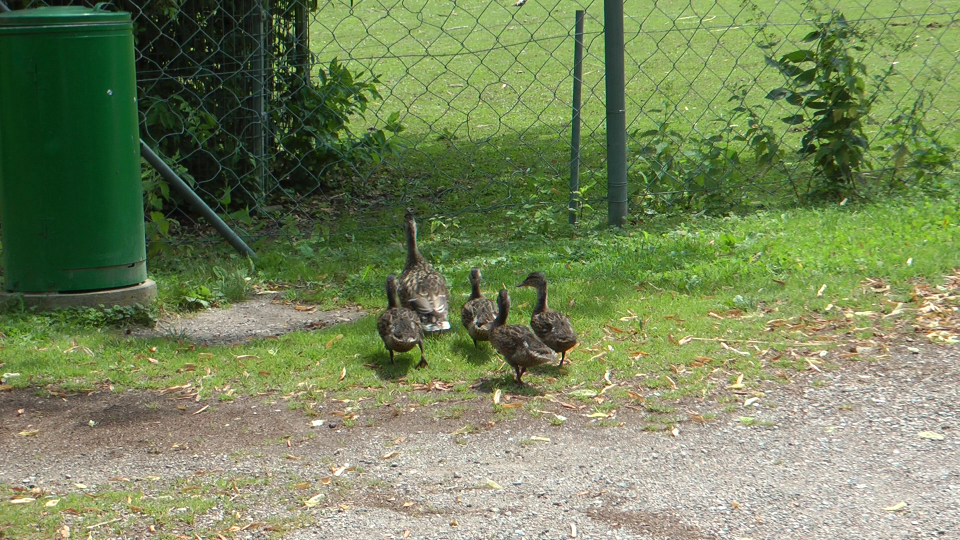
#> input picture ducks01_0001.png, 960 x 540 px
$ jupyter execute --allow-errors Apellido1_Apellido2_Segmentacion.ipynb   (older library calls are emulated)
#> lines starting #> are read from the running program, lines starting #| are printed output that depends on the picture; after the words box and inside, x2 and y2 are one past the last pixel; in counts of white or black regions, pixels touching at a corner belong together; long printed decimals are rounded
### Máster en Inteligencia Artificial.
**Asignatura:** _Percepción Computacional._

**Equipo 14:** Sergio Merino,  Laia Garriga, Luisa Sánchez y Miguel Á. de Frutos

**Fecha:** _29 Enero 2020_

---

# ACTIVIDAD 2: Segmentación.

**Objetivo:** Aplicar tecnicas de segmentación para aislar/detectar los patos de la imagen.
___

## 1. Importamos librerías necesarias

[cell 1]
import numpy as np
import matplotlib.pyplot as plt
from scipy import ndimage as ndi
from skimage import data, io, img_as_float, exposure
from skimage.util import img_as_ubyte
from skimage.color import rgb2hsv, rgb2gray, label2rgb, rgb2lab, deltaE_cmc
from skimage.morphology import watershed, disk
from skimage.segmentation import slic, circle_level_set, morphological_chan_vese
from skimage.filters import gaussian, rank

## 2. Importación y análisis de la imagen.

La imagen a procesar se encuentra disponible en el **Dataset FBMS-59**, un conjunto de secuencias fijas o fotogramas extraídas de diferentes videos que se desarrolló para la ***"Segmentación de objetos en movimiento"*** por las universidades de **Berkely** y posteriormnete mejoró la de **Friburgo** y que está disponible para su uso en proyectos académicos y de investigación en: https://lmb.informatik.uni-freiburg.de/resources/datasets/moseg.en.html

El DataSet no solo incorpora las imágenes (fotogramas de video), sino que también contiene por cada una de ellas un archivo de **"referencia absoluta" o "ground-truth"** que se supone la **mejor segmentación posible** que se puede obtener de la imagen original, con el objetivo de poder analizar el rendimiento de los nuevos algorimos desarrollados.

Para este caso, hemos extraido la imagen **ducks01_0001.png** y su análogo "ground-truth" **ducks01_0001_gt.pgm**

[cell 2]
image=io.imread("ducks01_0001.png") # Importamos Imagen
#> image is the input picture: shape (540, 960, 3); mean R, G, B 118.1, 132.9, 91.4
plt.axis('off')                     # Quitamos los ejes
plt.imshow(image)                   # Y Visualizamos
print("Dimensiones de la imagen: %s" % str(image.shape))
#| Dimensiones de la imagen: (540, 960, 3)
print("Tipo de los elementos de la imagen: %s" % str(image.dtype))
#| Tipo de los elementos de la imagen: uint8

Hacemos una **análisis del histograma** de la imagen para observar la **distribución de color** e identificar estrategias de filtrado que faciliten la segmentación.

[cell 3]
plt.hist(image[:, :, 0].ravel(), bins = 256, color = 'red', alpha = 0.5)
plt.hist(image[:, :, 1].ravel(), bins = 256, color = 'Green', alpha = 0.5)
plt.hist(image[:, :, 2].ravel(), bins = 256, color = 'Blue', alpha = 0.5)
plt.xlabel('Intensidad')
plt.ylabel('Amplitud')
plt.legend(['Canal_Rojo', 'Canal_verde', 'Canal_Azul'])
plt.show()

Una de las mejores estrategias para reconocer un objeto es el **cambio de color respecto al entorno**.
Se observa que al estar los patos sobre un fondo de hierba de color verde más o menos homogéneo, podemos utilizar esta clara diferenzación de color.

Vamos a analizar como se observan los patos al **filtrar** por diferentes canales **RGB**, para intentar identificar alguna

[cell 4]
#Solo canal Rojo
red=np.copy(image)
red[:,:,1:3]=0
plt.figure()
plt.axis('off')
plt.imshow(red)

#Solo canal Verde
green=np.copy(image)
green[:,:,0]=0
plt.figure()
plt.axis('off')
plt.imshow(green)

#Solo canal Azul
blue=np.copy(image)
blue[:,:,0:2]=0
plt.figure()
plt.axis('off')
plt.imshow(blue)

Los patos parecen activarse más en el filtro azul-rojo, pero no aparece una diferencia clara del fondo.

Vamos a probar a convertirlo al espacio **HSV** en el que cada pixel se codifica también con tres valores:
- **Canal H**: Indica el **Tono** del color.
- **Canal S**: Indica **Saturación** del color en el pixel.
- **Canal V**: Indica la **Luminosidad** del pixel.

[cell 5]
image_hsv=rgb2hsv(image) # Convertir a modelo HSV
#> image_hsv: shape (540, 960, 3) float64; mean of channels 0, 1, 2 0.217, 0.387, 0.534

#Analizamos cada canal H-S-V por separado.
plt.figure()
plt.axis('off')
plt.imshow(image_hsv[:,:,0])

plt.figure()
plt.axis('off')
plt.imshow(image_hsv[:,:,1])

plt.figure()
plt.axis('off')
plt.imshow(image_hsv[:,:,2])

Parece que el filtrar por el **canal H**, que contine la información del color, es el que permite obtener una mayor diferencia de los patos y el fondo. Aprovecharemos esta ventaja, para mejorar la segmentación.

## 2. Definimos función de "Evaluación"

El enunciado proporciona una **función de evaluación** que permite introducir la imagen procesada y obtener un **factor de calidad** comparada con el mejor resultado posible, proprocionado por el "Ground-Truth" o "Imagen de referencia absoluta" descargado del DataSet.

Ambas imágenes deben ser pasadas a la función transformadas a dato binario, es decir: todos los píxeles de a imagen deberán tener un valor **TRUE** (Blanco) o **FALSE** (Nebro).

Esta función devuelve un factor de calidad entre **0 y 1**. La **mejor segmentación** será aquella que consiga un **factor de calidad más alto**.

[cell 6]
def factor_f_evaluation(binary_image, ground_truth):
    TP = np.sum(np.logical_and(binary_image, ground_truth))
    TN = np.sum(np.logical_and(np.logical_not(binary_image), np.logical_not(ground_truth)))
    FP = np.sum(np.logical_and(np.logical_not(binary_image), ground_truth))
    FN = np.sum(np.logical_and(binary_image, np.logical_not(ground_truth)))
    P = TP/np.float(TP+FP)
    R = TP/np.float(TP+FN)
    if P+R == 0:
        F = 0
    else:
        F = 2*P*R/(P+R)
    return F

## 4. Prepocesamiento imagen de referencia "Ground-Truth".

Importamos la imagen que utilizaremos como "Ground-Truth" y analizamos su formato.

[cell 7]
ground_tuth_image=io.imread('ducks01_0100_gt.png')  #Importamos
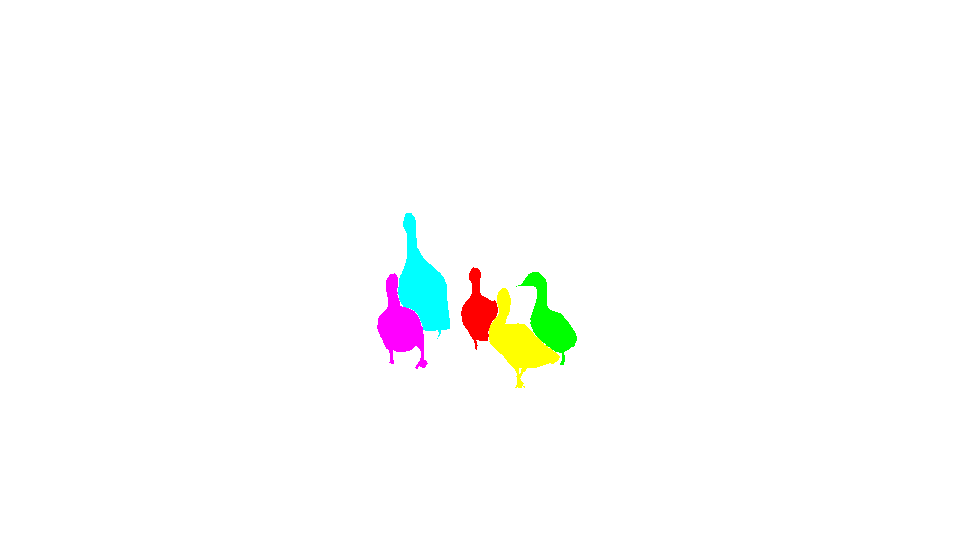
#> input picture ducks01_0100_gt.png, 960 x 540 px
#> ground_tuth_image is the input picture: shape (540, 960, 3); mean R, G, B 252.4, 253.2, 252
plt.axis('off')
plt.imshow(ground_tuth_image)                       # Y visualizamos

Debemos definir una función que adapte el formato de nuestro "Ground-Truth" a las características de entrada que necesitamos para la función de evaluación:
- 1º: Convertimos de **RGB** a **Gray Scale**
- 2º: Convertimos la imagen a formato **decimal** con valores entre **0 y 1**.

[cell 8]
ground_truth = img_as_float(rgb2gray(io.imread('ducks01_0100_gt.png')))
bw_ground_truth = (ground_truth < 1)
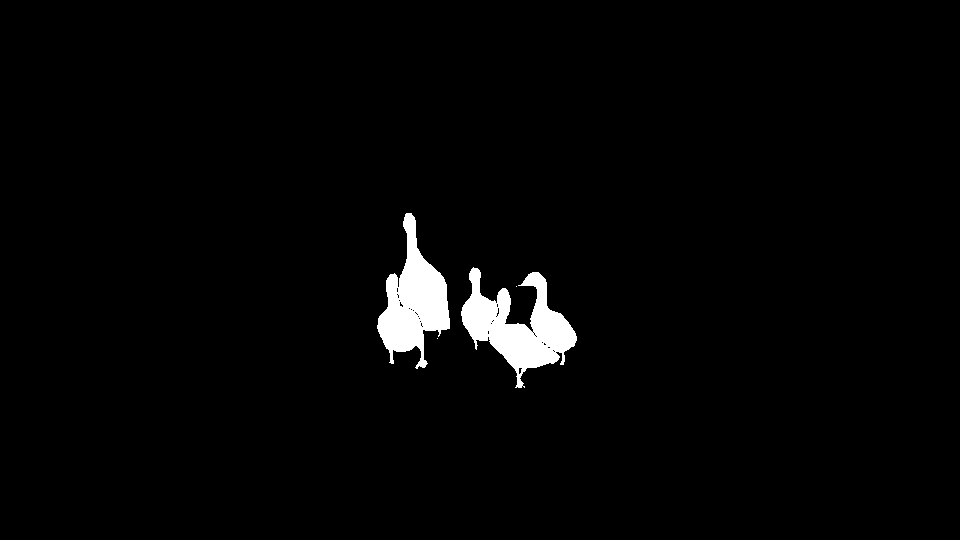
#> bw_ground_truth: shape (540, 960) bool; 2.2% white; 4 white regions (2 under 20 px), largest, box (x1, y1, x2, y2) and area: (461, 267, 577, 388) 6092, (377, 213, 450, 369) 5447
plt.axis('off')
plt.imshow(bw_ground_truth, cmap="gray")

## 5. Estrategia nº1: Segentación basada en "***Morphological Chan Vese***"

En esta estratégica usamos "Morphological snake" para buscar el contorno de los patos en la imagen. Dada la naturaleza de la imagen, se han usado dos estrategias. Por un lado, con el tono de la imagen se busca en exterior de los patos, y por el otro, con el canal verde, se busca desde el interior de los patos.
Esto genera dos imagenes binarias las cuales tienen en común los patos. Se unen las dos imagenes para generar una final donde solo aparezcan los patos.

[cell 9]
def apply_morphological_chan_vese(image):
    mascara = circle_level_set(image[:,:,0].shape, radius=150)

    image1 = gaussian(image, multichannel=True, sigma=3)
    image1 = rgb2hsv(image1)
    image1 = image1[:,:,0]
    image1 = img_as_float(image1)
    # Aplicamos morphological_chan_vese al tono de la imagen
    mcv_image1 = morphological_chan_vese(image1, 530, init_level_set=mascara, smoothing=0)
    # Obtenemos una imagen inversa (no seleccionando los patos), así que la revertimos
    mcv_image1 = (mcv_image1 == 0)

    image2 = gaussian(image, multichannel=True, sigma=11)
    image2 = image2[:,:,1]
    image2 = img_as_float(image2)
    # Aplicamos morphological_chan_vese al canal verde de la imagen
    mcv_image2 = morphological_chan_vese(image2, 85, init_level_set=mascara, smoothing=0)

    # Finalmente mezclamos los dos resultados. Se mostrarán blanco aquellos pixeles que son blancos en ambas imagenes
    return mcv_image1 * mcv_image2

## 6. Estrategia nº2: Segmentación basado en color

La estrategia de este algoritmo, se basa en el aislamiento del color del objeto que queremos detectar.
En nuestro caso, parece más fácil detectar el verde que rodea los patos, que el color de los patos en sí. Tanto el brillo como la intensidad del fondo (verde) cambia, así pues lo que se podría hacer sería unificar los distintos matices de verde en uno sólo para más tarde tratar con un único objeto, y finalmente revertir la segmentación

[cell 10]
def colorBasedSegmentation(image):
    # Preprocesado de la imagen
    labels1 = slic(image, compactness=30, n_segments=600)
    image = label2rgb(labels1, image, kind='avg')

    #
    #1: Creamos las máscaras
    #
    green_rgb = np.array([[[0, 255, 0]]], dtype=np.uint8)
    light_green_rgb = np.array([[[158, 255, 158]]], dtype=np.uint8)
    green_lab = rgb2lab(green_rgb)
    light_green_lab = rgb2lab(light_green_rgb)
    light_blue_lab = rgb2lab([[[0, 1, 1.]]])
    blue_lab = rgb2lab([[[0, 0, 1.]]])
    image_lab = rgb2lab(image)

    # 2: Calculamos la distancia euclidea de los colores
    #
    distance_green = deltaE_cmc(green_lab, image_lab, kL=0.5, kC=0.5)
    distance_light_green = deltaE_cmc(light_green_lab, image_lab, kL=0.5, kC=0.5)
    distance_light_blue = deltaE_cmc(light_blue_lab, image_lab, kL=0.5, kC=0.5)
    distance_blue = deltaE_cmc(blue_lab, image_lab, kL=0.5, kC=0.5)
    distance = (distance_green + distance_light_green) - (distance_light_blue +distance_blue)

    # 3: Aumentamos el contraste en relación con la distancia entre los colores que quiero aislar y binarizamos
    #
    distance = exposure.rescale_intensity(distance)
    result_img = image.copy()
    result_img[distance > 0.4] = 0

    result_img_gray = rgb2gray(result_img)
    return (result_img_gray == 0)

## 7. Estrategia nº3: Segmentación basado en "***WaterShed***"

La segmentación basada en la transformada ***WaterShed*** para el crecimiento y segmentación de regiones se distingue frente a otras técnicas por dividir la imagen en diferentes regiones de **nivel de grises** para determinar los contornos de los elementos que no son el fondo de la imagen.

Para ello, explota el hecho de que en los contornos el nivel de grises varía de forma abrupta. Para identificar estos pixels se utiliza el **operador gradiente**, analógo a la operación de derivación pero en superficies.

Esta transformada también es conocida como **algoritmo de inundación** por la analogía topográfica de las curas de terreno: en nuestro caso, a las coordenadas cartesianas, se le añade una tercera coordenada que codifica el nivel de grises (altura topográfica).

El objetivo principal del algoritmo es identificar las líneas divisorias entre regiones o también conocidas como **crestas de Watershed**.

Para **evitar una sobre segmentación**, se propone una **filtrado del ruido** para suavizar diferencias entre texturas y colores además de **acotar de manera manual con una ventana** la zona de la imagen que queremos procesar.

[cell 11]
def detecion_watershed(image):

    image=rgb2hsv(image)

    # 1: Seleccionamos el canal H(tono) de la imagen para diferenciar los patos sobre el fondo verde.
    image = image[:,:,0]
    image = img_as_ubyte(image)

    # 2: Realizamos el filtro de Mediana para reducir el ruido de la imagen inicial.
    imagen_suavizada = rank.median(image, disk(5))

    # 3: Seleccionamos las regiones continuas que tienen un gradiente inferior a 10 para quedarnos con los valles.
    #    para tener una imagen más lisa seleccionamos empíricamente disk(3)
    marcadores_valles = rank.gradient(imagen_suavizada, disk(3)) < 10

    # 4: Procedemos a crear una mascara manual para reducir la zona de búsqueda de contornos
    imagen_mascara = np.zeros_like(marcadores_valles)

    # 5: Manualmente  selecionamos un rectangulo alrededor de la zona donde estan los patos por medio de los píxels.
    imagen_mascara[200:350,400:570]=True

    # 6: Combinamos la imagen de los valles con la mascara
    marcadores_valles=marcadores_valles*imagen_mascara

    # 7: Aplicamos ndi.label para obtener las etiquetas que corresponden a cada píxel y puedan agruparse,
    #    selecionando el parámetro [0]
    marcadores_valles = ndi.label(marcadores_valles)[0]

    # 8: Para tener una imagen mas lisa seleccionamos disk(1), que es el mejor radio empírico.
    gradient = rank.gradient(imagen_suavizada, disk(1))

    # 9: Función WATERSHED pasando como parametro el gradiente y la imagen con las marcas de los contornos
    labels = watershed(gradient, marcadores_valles)
    imagen_resultado=(labels!=1)

    # 10: Devolvemos imagen segmentada
    return imagen_resultado

## 8. Ejecutamos las diferentes estrategias y comparamos rendimientos.

Evaluamos los resultados de las diferentes estrategias que se han probado:

- **Método MCV:** Factor de evaluación **0.83**

#> (a cell that did not finish here is left out)

- **Método basado en color:** Factor de evaluación **0.12**

[cell 13]
resultado_color = colorBasedSegmentation(image) #1: Procesamos imagen con nuestra función
#> in colorBasedSegmentation, `labels1 = slic(image, compactness=30, n_segments=600)`:
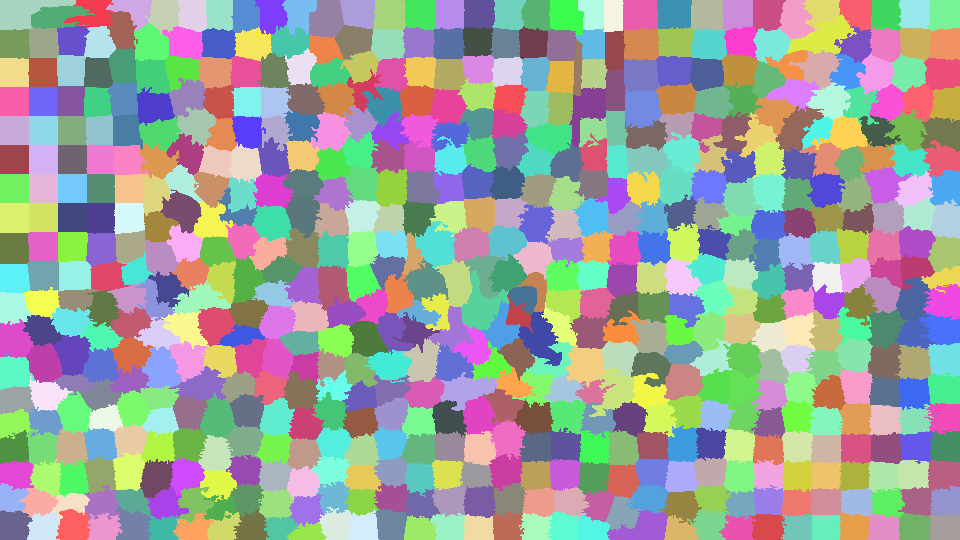
#> labels1: shape (540, 960) int64; 618 distinct labels, from 1 to 618; one colour per label, 0 black
#> in colorBasedSegmentation, `distance = (distance_green + distance_light_green) - (distance_light_b..`:
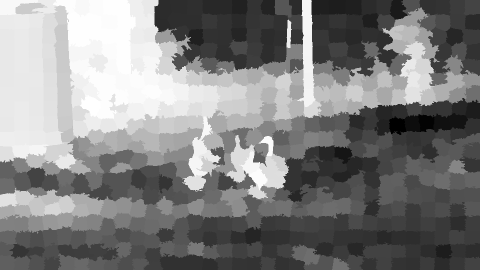
#> distance: shape (540, 960) float64 (shown at 1/2 size); min -91.05, max 39.46, mean -25.2; drawn with min black and max white
#> in colorBasedSegmentation, `result_img_gray = rgb2gray(result_img)`:
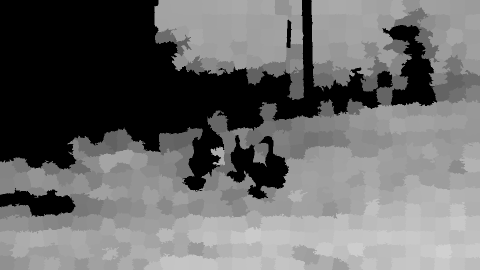
#> result_img_gray: shape (540, 960) float64 (shown at 1/2 size); min 0, max 0.817, mean 0.419
#> in colorBasedSegmentation, `return (result_img_gray == 0)`:
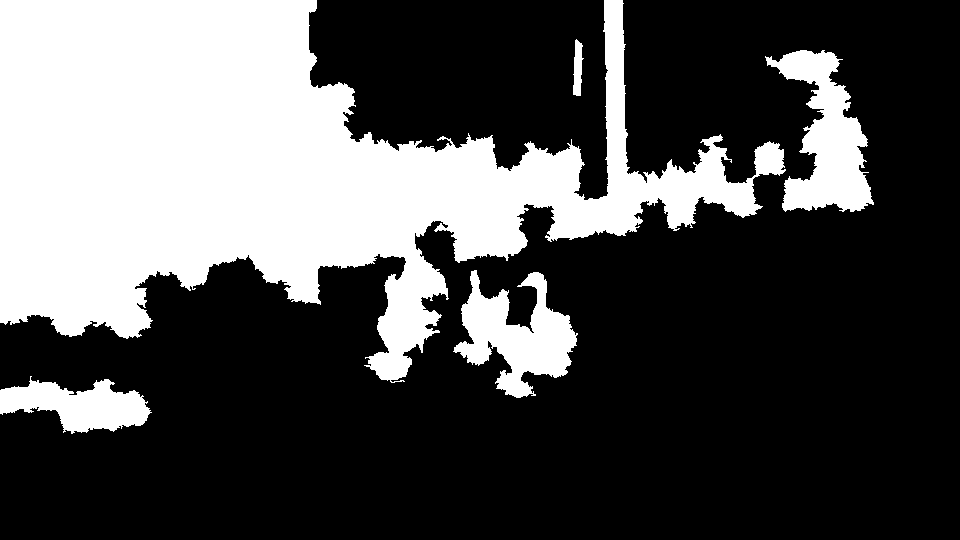
#> returned value: shape (540, 960) bool; 31.4% white; 5 white regions, box (x1, y1, x2, y2) and area: (0, 0, 786, 383) 141126, (765, 50, 874, 212) 8543, (453, 270, 578, 398) 7754, (0, 376, 152, 434) 4989, (573, 39, 584, 96) 420
plt.axis('off')
plt.imshow(resultado_color, cmap="gray")  # 2: Mostramos imagen segmentada.
KPI_color=factor_f_evaluation(resultado_color, bw_ground_truth) #3: Calculamos factor calidad.
#> in factor_f_evaluation, `TP = np.sum(np.logical_and(binary_image, ground_truth))`: TP = 10475
#> in factor_f_evaluation, `TN = np.sum(np.logical_and(np.logical_not(binary_image), np.logical_no..`: TN = 354502
#> in factor_f_evaluation, `FP = np.sum(np.logical_and(np.logical_not(binary_image), ground_truth))`: FP = 1066
#> in factor_f_evaluation, `FN = np.sum(np.logical_and(binary_image, np.logical_not(ground_truth)))`: FN = 152357
#> in factor_f_evaluation, `P = TP/np.float(TP+FP)`: P = 0.908
#> in factor_f_evaluation, `R = TP/np.float(TP+FN)`: R = 0.0643
#> in factor_f_evaluation, `F = 2*P*R/(P+R)`: F = 0.12
#> KPI_color = 0.12
print("Factor Evalucción:",KPI_color)  #4: Mostramos QF
#| Factor Evalucción: 0.1201

- **Método WaterShed:** Factor de evaluación **0.88**

[cell 14]
resultado_Watershed = detecion_watershed(image) #1: Procesamos imagen con nuestra función
#> in detecion_watershed, `image = image[:,:,0]`:
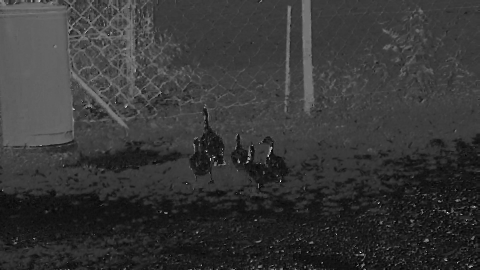
#> image: shape (540, 960) float64 (shown at 1/2 size); min 0, max 0.993, mean 0.217
#> in detecion_watershed, `labels = watershed(gradient, marcadores_valles)`:
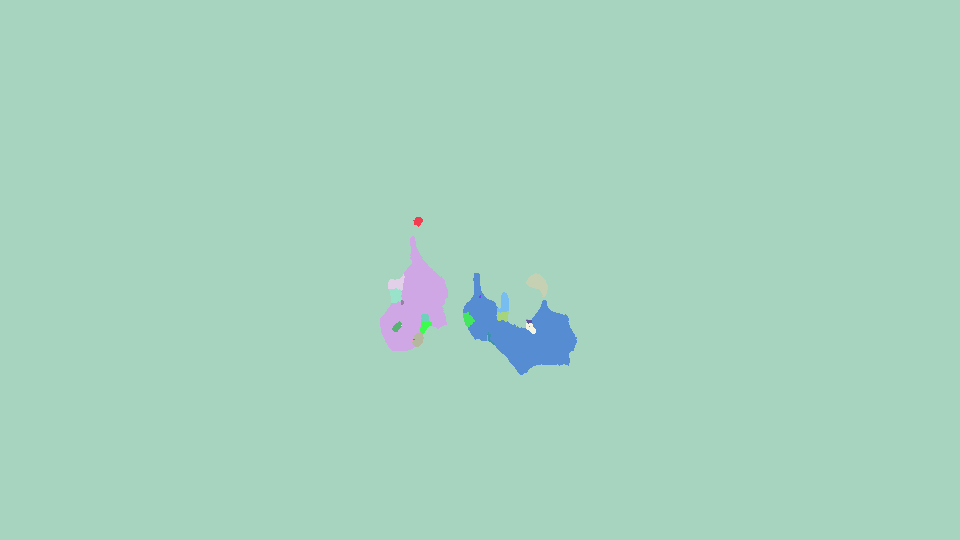
#> labels: shape (540, 960) int32; 26 distinct labels, from 1 to 26; one colour per label, 0 black
#> in detecion_watershed, `imagen_resultado=(labels!=1)`:
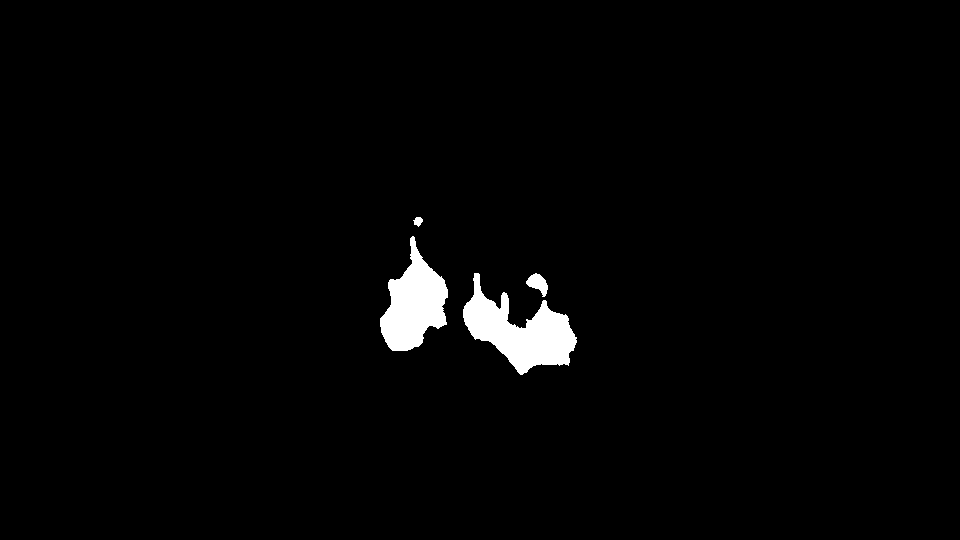
#> imagen_resultado: shape (540, 960) bool; 1.9% white; 4 white regions, box (x1, y1, x2, y2) and area: (463, 273, 577, 375) 5311, (380, 236, 448, 351) 4375, (526, 273, 548, 297) 289, (413, 217, 423, 227) 65
plt.axis('off')
plt.imshow(resultado_Watershed, cmap="gray")  # 2: Mostramos imagen segmentada.
KPI_Watershed=factor_f_evaluation(resultado_Watershed, bw_ground_truth) #3: Calculamos factor calidad.
#> KPI_Watershed = 0.889
print("Factor Evalucción:",KPI_Watershed)  #4: Mostramos QF
#| Factor Evalucción: 0.889
